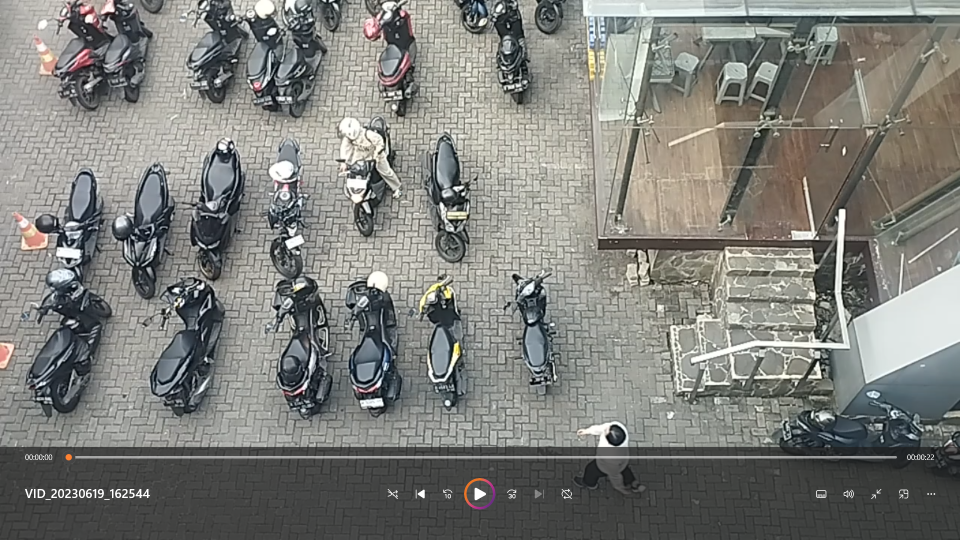
#> input picture 1.png, 1920 x 1080 px (shown at 1/2 size)
$ python ParkingSpacePicker.py
#> lines starting #> are read from the running program, lines starting #| are printed output that depends on the picture
import cv2
import pickle

width, height = 85, 180

try:
    with open('1', 'rb') as f:
        posList = pickle.load(f)
except:
    posList = []

def mouseClick(events,x,y,flags,params):
    if events == cv2.EVENT_LBUTTONDOWN:
        posList.append((x,y))
    if events == cv2.EVENT_RBUTTONDOWN:
        for i, pos in enumerate(posList):
            x1, y1 = pos
            if x1 < x < x1 + width and y1 < y < y1+ height:
                posList.pop(i)

    with open ('1', 'wb') as f:
        pickle.dump(posList, f)

while True :
    # cv2.rectangle(img,(50,192),(157,240),(255,0,255),2)
    img = cv2.imread('1.png')
#> img is the input picture: shape (1080, 1920, 3); mean B, G, R 122.9, 127.2, 126.5
    img = cv2.resize(img, (1100,720))
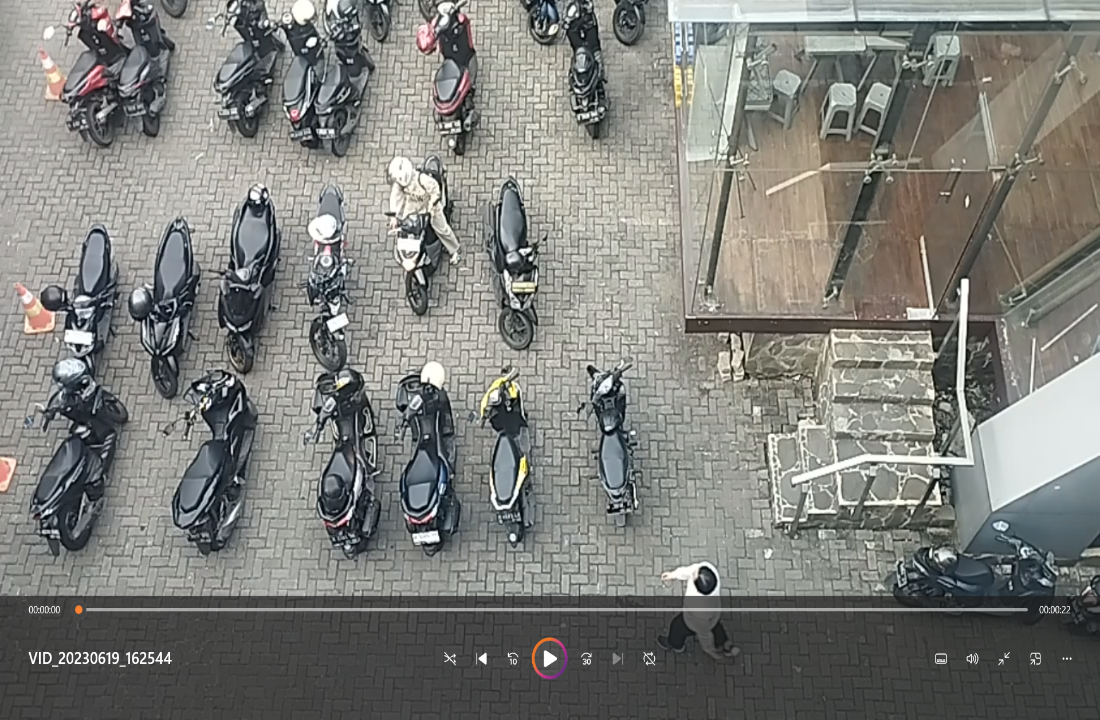
#> img: shape (720, 1100, 3); mean B, G, R 122.8, 127.1, 126.4
    for pos in posList:
        cv2.rectangle(img, pos, (pos[0] + width, pos[1] + height), (255, 0, 255), 2)
    cv2.imshow("image",img)
    cv2.setMouseCallback("image",mouseClick)
    cv2.waitKey(1)
